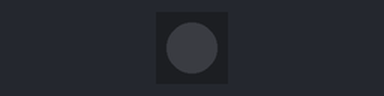
The program below on a simulated CircuitPython board. On the bench: 1 RGB LEDs in strip order, left to right. Dim RGB values are drawn brighter than linear; WiFi joins after 1.5 s; values from a settings file that is not in the repository are placeholders; what the program prints to the serial console is not drawn.

Above: at 2.1 s.
At 4.4 s:
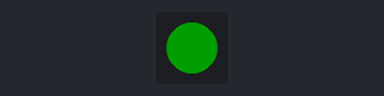
Timing chart, 0 to 5.3 s (numbered marks = the images above):
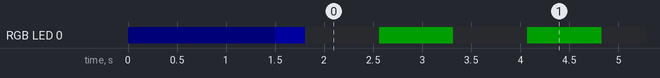

The program:

code.py
```python
# ESP32 Health Monitor
# For YD-ESP32-S3 N16R8
#
# WiFi credentials in settings.toml:
#   WIFI_SSID = "YourNetwork"
#   WIFI_PASSWORD = "YourPassword"
#
# Robust WiFi connection with exponential backoff and LED feedback

import board
import microcontroller
import neopixel
import os
import supervisor
import time
import wifi

# =============================================================================
# CONFIGURATION
# =============================================================================

DEVICE_NAME = "ESP32-Health"

# WiFi reconnection settings (can override in settings.toml)
DEFAULT_WIFI_RETRY_MIN_SECONDS = 5
DEFAULT_WIFI_RETRY_MAX_SECONDS = 120
DEFAULT_WIFI_OFFLINE_RESET_SECONDS = 15 * 60  # 15 minutes

# =============================================================================
# LED STATE MACHINE
# =============================================================================

pixel = neopixel.NeoPixel(board.NEOPIXEL, 1, brightness=0.12, auto_write=False)

# Colors
C_OFF = (0, 0, 0)
C_BLUE = (0, 0, 255)
C_DIM_BLUE = (0, 0, 20)
C_GREEN = (0, 255, 0)
C_YELLOW = (255, 180, 0)
C_RED = (255, 0, 0)

# LED patterns
LED_SOLID = "solid"
LED_BLINK_SLOW = "blink_slow"
LED_BLINK_FAST = "blink_fast"

led_pattern = LED_SOLID
led_color = C_DIM_BLUE
_led_on = True
_led_last_toggle = 0.0
LED_SLOW_PERIOD = 1.5
LED_FAST_PERIOD = 0.25


def led_set_solid(color):
    global led_pattern, led_color, _led_on
    led_pattern = LED_SOLID
    led_color = color
    _led_on = True
    pixel[0] = color
    pixel.show()


def led_set_blink_slow(color):
    global led_pattern, led_color
    led_pattern = LED_BLINK_SLOW
    led_color = color


def led_set_blink_fast(color):
    global led_pattern, led_color
    led_pattern = LED_BLINK_FAST
    led_color = color


def led_flash(color, seconds=0.2):
    pixel[0] = color
    pixel.show()
    time.sleep(seconds)
    pixel[0] = C_OFF
    pixel.show()
    time.sleep(0.05)


def led_update(now):
    global _led_on, _led_last_toggle
    if led_pattern == LED_SOLID:
        return
    period = LED_SLOW_PERIOD if led_pattern == LED_BLINK_SLOW else LED_FAST_PERIOD
    half = period / 2.0
    if now - _led_last_toggle < half:
        return
    _led_last_toggle = now
    _led_on = not _led_on
    pixel[0] = led_color if _led_on else C_OFF
    pixel.show()


def led_state_meaning():
    if led_pattern == LED_SOLID and led_color == C_DIM_BLUE:
        return "Booting"
    if led_pattern == LED_BLINK_SLOW and led_color == C_BLUE:
        return "Connecting to WiFi"
    if led_pattern == LED_SOLID and led_color == C_BLUE:
        return "WiFi connected (brief)"
    if led_pattern == LED_BLINK_SLOW and led_color == C_GREEN:
        return "WiFi OK - Normal operation"
    if led_pattern == LED_BLINK_SLOW and led_color == C_YELLOW:
        return "WiFi disconnected - Retrying"
    if led_pattern == LED_BLINK_FAST and led_color == C_RED:
        return "Error"
    return "Unknown"


# Start with dim blue (booting)
led_set_solid(C_DIM_BLUE)

# =============================================================================
# CONFIGURATION HELPERS
# =============================================================================

def load_int_from_settings(name, default):
    try:
        raw = os.getenv(name)
        if raw is None:
            return default
        return int(raw)
    except Exception:
        return default


def load_str_from_settings(name):
    try:
        raw = os.getenv(name)
        if raw is None:
            return None
        raw = str(raw).strip()
        return raw if raw else None
    except Exception:
        return None


# Load WiFi credentials
ssid = load_str_from_settings("WIFI_SSID")
password = load_str_from_settings("WIFI_PASSWORD")

# Load retry settings
wifi_retry_min = load_int_from_settings("WIFI_RETRY_MIN_SECONDS", DEFAULT_WIFI_RETRY_MIN_SECONDS)
wifi_retry_max = load_int_from_settings("WIFI_RETRY_MAX_SECONDS", DEFAULT_WIFI_RETRY_MAX_SECONDS)
wifi_offline_reset = load_int_from_settings("WIFI_OFFLINE_RESET_SECONDS", DEFAULT_WIFI_OFFLINE_RESET_SECONDS)

# =============================================================================
# WIFI CONNECTION MANAGER
# =============================================================================

wifi_last_connected = False
wifi_last_ip = "0.0.0.0"
wifi_reconnect_attempts = 0
wifi_next_attempt_time = 0.0
wifi_offline_since = None


def wifi_connected():
    try:
        return bool(wifi.radio.connected)
    except Exception:
        return False


def wifi_current_ip():
    try:
        return str(wifi.radio.ipv4_address)
    except Exception:
        return "0.0.0.0"


def wifi_schedule_next_attempt(now):
    global wifi_next_attempt_time
    delay = wifi_retry_min * (2 ** max(0, wifi_reconnect_attempts - 1))
    if delay > wifi_retry_max:
        delay = wifi_retry_max
    wifi_next_attempt_time = now + delay
    print(f"WiFi: next reconnect in {int(delay)}s")


def wifi_try_connect(now, reason):
    global wifi_reconnect_attempts, wifi_last_connected, wifi_last_ip
    global wifi_offline_since

    led_set_blink_slow(C_BLUE)
    wifi_reconnect_attempts += 1
    print(f"WiFi: connect attempt #{wifi_reconnect_attempts} ({reason})")

    try:
        wifi.radio.connect(ssid, password)
        ip = wifi_current_ip()
        wifi_last_connected = True
        wifi_last_ip = ip
        wifi_reconnect_attempts = 0
        wifi_offline_since = None

        led_set_solid(C_BLUE)
        time.sleep(0.3)
        print(f"WiFi: connected! IP={ip}")
        led_set_blink_slow(C_GREEN)
        return True

    except Exception as e:
        wifi_last_connected = False
        if wifi_offline_since is None:
            wifi_offline_since = now
        print(f"WiFi: connect failed ({e})")
        led_set_blink_slow(C_YELLOW)
        return False


# =============================================================================
# MAIN
# =============================================================================

def main():
    global wifi_last_connected, wifi_last_ip, wifi_offline_since
    global wifi_reconnect_attempts, wifi_next_attempt_time

    print("\n" + "=" * 50)
    print("ESP32 Health Monitor")
    print("=" * 50)

    # Check for credentials
    if not ssid or not password:
        print("ERROR: Missing WIFI_SSID / WIFI_PASSWORD in settings.toml")
        print("")
        print("Edit settings.toml on CIRCUITPY drive:")
        print('  WIFI_SSID = "YourNetwork"')
        print('  WIFI_PASSWORD = "YourPassword"')
        led_set_blink_fast(C_RED)
        while True:
            led_update(time.monotonic())
            time.sleep(0.01)

    print(f"WiFi SSID: {ssid}")
    print(f"Retry: min={wifi_retry_min}s max={wifi_retry_max}s reset={wifi_offline_reset}s")

    # Initial connection
    now = time.monotonic()
    wifi_try_connect(now, "startup")

    print("")
    print("LED Status Guide:")
    print("  Slow BLUE blink  = Connecting to WiFi")
    print("  Slow GREEN blink = Connected, normal operation")
    print("  Slow YELLOW blink = Disconnected, retrying")
    print("  Fast RED blink   = Error (check settings.toml)")
    print("")

    # Main loop
    while True:
        now = time.monotonic()

        connected = wifi_connected()

        if connected:
            # Currently connected
            if not wifi_last_connected:
                # Just reconnected
                wifi_last_connected = True
                wifi_last_ip = wifi_current_ip()
                wifi_offline_since = None
                wifi_reconnect_attempts = 0
                print(f"WiFi: reconnected! IP={wifi_last_ip}")
                led_set_blink_slow(C_GREEN)
            else:
                # Check for IP change
                current_ip = wifi_current_ip()
                if current_ip != wifi_last_ip and current_ip != "0.0.0.0":
                    wifi_last_ip = current_ip
                    print(f"WiFi: IP changed to {current_ip}")

        else:
            # Currently disconnected
            if wifi_last_connected:
                # Just disconnected
                wifi_last_connected = False
                wifi_offline_since = now
                wifi_reconnect_attempts = 0
                wifi_next_attempt_time = now
                print("WiFi: disconnected")
                led_set_blink_slow(C_YELLOW)

            # Check if offline too long - reset
            if wifi_offline_since is not None:
                offline_duration = now - wifi_offline_since
                if offline_duration > wifi_offline_reset:
                    print(f"WiFi: offline too long ({int(offline_duration)}s), resetting...")
                    led_set_blink_fast(C_RED)
                    time.sleep(0.5)
                    supervisor.reload()

            # Try to reconnect
            if now >= wifi_next_attempt_time:
                ok = wifi_try_connect(now, "reconnect")
                if not ok:
                    wifi_schedule_next_attempt(now)

        # Update LED
        led_update(now)

        # Small delay
        time.sleep(0.01)


if __name__ == "__main__":
    main()
```

Measured:
- by itself, RGB LED 0: off → RGB(0, 0, 2) at 0.00 s, → RGB(0, 0, 30) 1.5 s later, → off 0.30 s later, → RGB(0, 30, 0) 0.76 s later, … (172 changes in this stretch)
